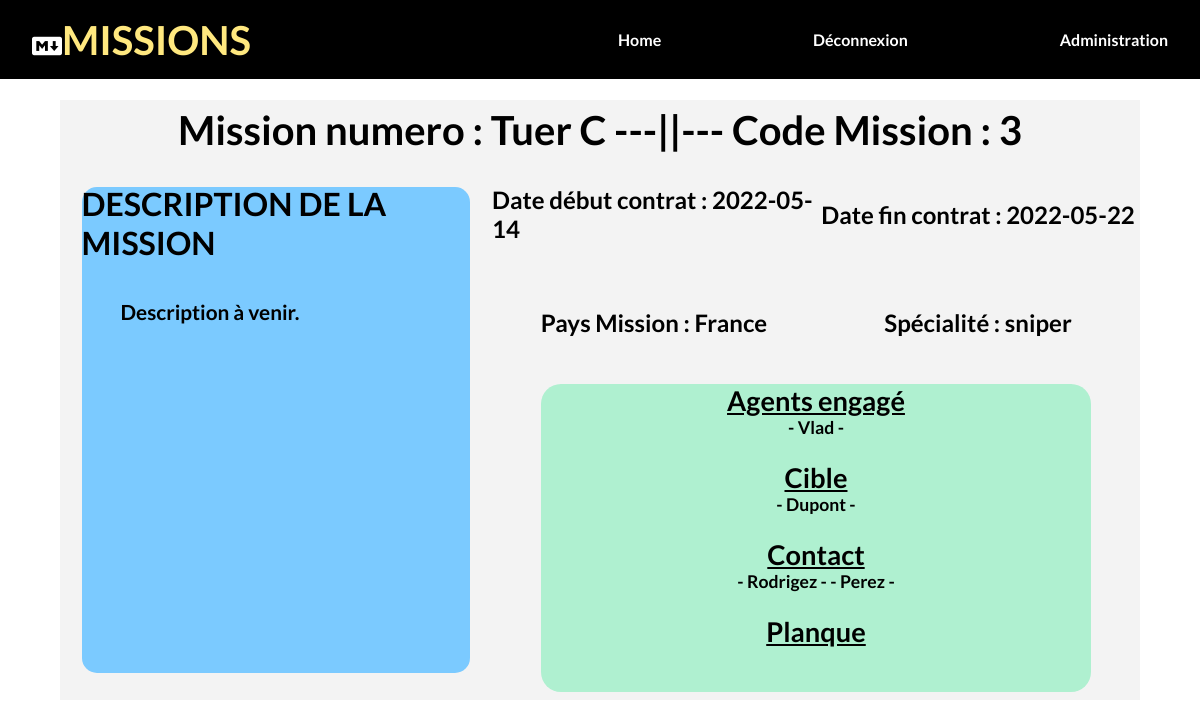
/views/mission.php?id=3 (signed in), run on the app's committed database.
### tables this page shows
CREATE TABLE IF NOT EXISTS `mission` (
  `id` int(11) NOT NULL AUTO_INCREMENT,
  `nom` varchar(50) NOT NULL,
  `description` text NOT NULL,
  `code` int(11) NOT NULL,
  `pays` varchar(50) NOT NULL,
  `type` varchar(255) NOT NULL,
  `specialite_requis` varchar(50) NOT NULL,
  `date_debut` date NOT NULL,
  `date_fin` date NOT NULL,
  `statut` varchar(255) NOT NULL,
  PRIMARY KEY (`id`)
);

CREATE TABLE IF NOT EXISTS `membre` (
  `id` int(11) NOT NULL AUTO_INCREMENT,
  `nom` varchar(50) NOT NULL,
  `prenom` varchar(50) NOT NULL,
  `date_naissance` date NOT NULL,
  `nationalite` varchar(50) NOT NULL,
  `code` int(11) NOT NULL,
  `specialite` varchar(50) NOT NULL,
  `mission_attribue` int(11) NOT NULL,
  `categorie` varchar(255) NOT NULL,
  PRIMARY KEY (`id`)
);

### includes/fonction.php (called while the page is built, shortened)
<?php
function isConnected()
{
    return (bool)(isset($_SESSION['id']) && !empty($_SESSION['id']) && is_numeric($_SESSION['id']));
}

### includes/variable.php (called while the page is built, shortened)
<?php
require_once "connexion_bdd.php";
$getId = strip_tags(htmlspecialchars($_GET['id']));
$mission = $bdd->prepare('SELECT * FROM mission WHERE id = :id');
$mission->bindValue('id', $getId);
$mission->execute();
$Miss = $mission->fetch();
$categorieAgent = "agent";
$membreAgent = $bdd->prepare('SELECT * FROM membre WHERE mission_attribue = :mission_attribue AND categorie = :categorie');
$membreAgent->bindValue('mission_attribue', $getId);
$membreAgent->bindValue('categorie', $categorieAgent);
$membreAgent->execute();
$categorieCible = "cible";
$membreCible = $bdd->prepare('SELECT * FROM membre WHERE mission_attribue = :mission_attribue AND categorie = :categorie');
$membreCible->bindValue('mission_attribue', $getId);
$membreCible->bindValue('categorie', $categorieCible);
$membreCible->execute();
$categorieContact = "contact";
$membreContact = $bdd->prepare('SELECT * FROM membre WHERE mission_attribue = :mission_attribue AND categorie = :categorie');
$membreContact->bindValue('mission_attribue', $getId);
$membreContact->bindValue('categorie', $categorieContact);
$membreContact->execute();

### views/mission.php (the view, shortened to what this page needs)
<?php
require_once "header.php";
require_once "..\includes/variable.php";
if (isConnected()) {
?>
    <html>
    <body>
        <section class="container3">
            <div class="container3-1">
                <div class="container3-2">
                    <div class="blocMissionHaut">
                        <div class="titreBlocMissionHaut"><?php echo "Mission numero : " . $Miss['nom'] . " ---||--- Code Mission : " . $Miss['code']; ?></div>
                    </div>
                    <div class="blocDetailMission">
                        <div class="blocDescriptionG">
                            <div class="blocDescriptionG-1">
                                <div class="blocTitreDescG-1">
                                    <div class="titreDescG-1">Description de la mission</div>
                                </div>
                                <div class="blocDescG-1">
                                    <div class="DescG-1"><?php echo  $Miss['description']; ?></div>
                                </div>
                            </div>
                        </div>
                        <div class="blocInfoD">
                            <div class="blocDate">
                                <div class="blocDateDebut">
                                    <div class="date"><?php echo  "Date début contrat : " . $Miss['date_debut']; ?></div>
                                </div>
                                <div class="blocDateFin">
                                    <div class="date"><?php echo  "Date fin contrat : " . $Miss['date_fin']; ?></div>
                                </div>
                            </div>
                            <div class="blocI-1">
                                <div class="blocI-2">
                                    <div class="info"><?php echo  "Pays Mission : " . $Miss['pays']; ?></div>
                                </div>
                                <div class="blocI-2">
                                    <div class="info"><?php echo  "Spécialité : " . $Miss['specialite_requis']; ?></div>
                                </div>
                            </div>
                            <div class="blocI-3">
                                <div class="blocI-3G">
                                    <div class="blocGeneral">
                                        <div class="titreBC">Agents engagé</div>
                                        <div class="infoBC">
                                            <?php
                                            while ($AgentMembre = $membreAgent->fetch()) {
                                                echo  " - " . $AgentMembre['nom'] . " - ";
                                            }  ?>
                                        </div>
                                    </div>
                                    <div class="blocGeneral">
                                        <div class="titreBC">Cible</div>
                                        <div class="infoBC">
                                            <?php
                                            while ($CibleMembre = $membreCible->fetch()) {
                                                echo  " - " . $CibleMembre['nom'] . " - ";
                                            }  ?>
                                        </div>
                                    </div>
                                    <div class="blocGeneral">
                                        <div class="titreBC">Contact</div>
                                        <div class="infoBC">
                                            <?php
                                            while ($ContactMembre = $membreContact->fetch()) {
                                                echo  " -  " . $ContactMembre['nom'] . " - ";
                                            }  ?>
                                        </div>
                                    </div>
                                    <div class="blocGeneral">
                                        <div class="titreBC">Planque</div>
                                    </div>
                                </div>
                            </div>
                        </div>
                    </div>
                </div>
            </div>
        </section>
    </body>
    </html>
<?php
} else {
    header("Location: ..\index.php");
}
?>

### css&js/style.css (style rules this page uses)
* { margin: 0; padding: 0; box-sizing: border-box; }
html { font-size: 16px; scroll-behavior: smooth; }
body { font-family: 'Lato', sans-serif; font-weight: bold; }
.container3 { width: 100%; height: 100vh; }
.container3-1 { width: 100%; height: 100%; display: flex; align-items: center; justify-content: center; }
.container3-2 { width: 90%; height: 75%; background-color: rgb(243, 243, 243); }
.blocMissionHaut { width: 100%; height: 10%; display: flex; align-items: center; justify-content: center; }
.titreBlocMissionHaut { text-align: center; font-size: 2.5rem; }
.blocDetailMission { width: 100%; height: 90%; display: flex; flex-direction: row; }
.blocDescriptionG { width: 40%; height: 100%; display: flex; align-items: center; justify-content: center; }
.blocDescriptionG-1 { width: 90%; height: 90%; background-color: rgb(123, 202, 255); border-radius: 15px; }
.blocTitreDescG-1 { width: 100%; height: 15%; display: flex; align-items: center; justify-content: center; }
.titreDescG-1 { font-size: 2rem; text-transform: uppercase; }
.blocDescG-1 { width: 100%; height: 85%; padding: 10%; }
.DescG-1 { font-size: 1.3rem; text-align: justify; }
.blocInfoD { width: 60%; height: 100%; display: flex; flex-direction: column; }
.blocDate, .blocI-1 { width: 100%; height: 20%; display: flex; flex-direction: row; }
.blocDateDebut, .blocDateFin, .blocI-2 { width: 50%; height: 100%; display: flex; align-items: center; justify-content: center; }
.date, .info { font-size: 1.5rem; }
.blocI-3 { width: 100%; height: 60%; display: flex; flex-direction: row; align-items: center; justify-content: center; }
.blocI-3G { width: 85%; height: 95%; display: flex; flex-direction: column; background-color: rgb(175, 240, 208); border-radius: 20px; }
.blocGeneral { width: 100%; height: 25%; display: flex; flex-direction: column; align-items: center; }
.titreBC { font-size: 1.7rem; text-decoration: underline; }
.infoBC { font-size: 1.1rem; text-align: center; }

### data on the page
mission: nom "Tuer C", code "3", description "Description à venir.", date_debut "2022-05-14", date_fin "2022-05-22", pays "France", specialite_requis "sniper"
membre: nom "Vlad"
membre: nom "Dupont"
membre: nom "Rodrigez"
membre: nom "Perez"
